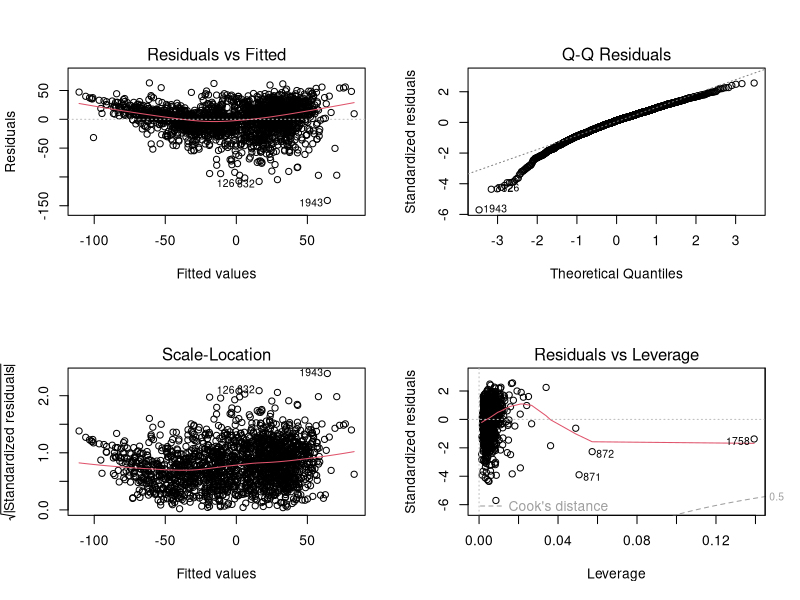
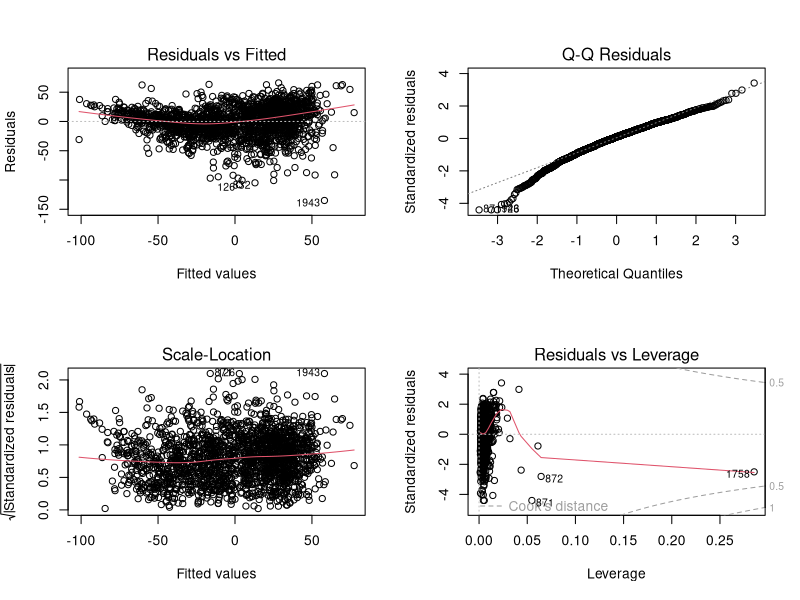

Here is the R script that generated these plots, in order: (Note: this script raises an error after producing the figures.)
# Load necessary library
library(readr)

setwd('C:\\Users\\tyb_l\\Documents\\STAT 444 project\\Initial fit')
# Load the data
data <- read_csv("STAT 444 project data RAW.csv")

normalize_column <- function(column) {
  mean_val <- mean(column, na.rm = TRUE)
  se_val <- sd(column, na.rm = TRUE) / sqrt(length(column[!is.na(column)]))
  normalized_column <- (column - mean_val) / se_val
  return(normalized_column)
}


# Apply the normalization to all numeric columns in the data frame
normalized_data <- data.frame(lapply(data, function(column) {
  if(is.numeric(column)) {
    normalize_column(column)
  } else {
    column
  }
}))

# View the normalized data
head(normalized_data)



# Remove rows with missing 'total_demand(mw)'
clean_data <- na.omit(normalized_data, cols = "total_demand(mw)")

# norm_data <- clean_data - 

# Fit the linear regression model using all other variables
# model <- lm(`total_demand(mw)` ~ . - date_1 - date_2, data = clean_data)
clean_data$temp2_max.c.
model <- lm(total_demand.mw. ~ . 
            - date_1 - date_2
            - temp2.c. - `temp2_min.c.`
            - `wind_speed50_ave.m.s.`
            - `max_generation.mw.`, data = clean_data)
# Summary of the model
summary(model)

# Plotting the diagnostics
par(mfrow = c(2, 2))
plot(model)

# Calculate residuals
residuals <- residuals(model)

# Calculate MSE
mse <- mean(residuals^2)

# Print MSE
print(mse)
print(residuals)
sum(data$`temp2_ave(c)`)
str(data$`temp2_ave(c)`)


# WLS ---------------------------------------------------------------------

#define weights to use
wt <- 1 / lm(abs(model$residuals) ~ model$fitted.values)$fitted.values^2
wls_model <- lm(total_demand.mw. ~ . 
                - date_1 - date_2
                - temp2.c. - `temp2_min.c.`
                - `wind_speed50_ave.m.s.`
                - `max_generation.mw.`, data = clean_data,
                weights = wt)
summary(wls_model)

# Plotting the diagnostics
par(mfrow = c(2, 2))
plot(wls_model)

# Calculate residuals
wls_residuals <- residuals(wls_model)

# Calculate MSE
wls_mse <- mean(wls_residuals^2)
wls_mse


# KNN ------------------------------------------------------------------------
library(FNN)
# Let's try a few values for k
#
# Drop unwanted columns
knn_data <- clean_data %>% select(-date_1, -date_2, -temp2.c., -temp2_min.c., -wind_speed50_ave.m.s., -max_generation.mw.)

# Prepare data for KNN regression
x <- as.matrix(knn_data %>% select(-total_demand.mw.))
y <- knn_data$total_demand.mw.

# Fit KNN models with different values of k
knn.fit5 <- knn.reg(train = x, y = y, k = 5)
knn.fit21 <- knn.reg(train = x, y = y, k = 21)
knn.fit51 <- knn.reg(train = x, y = y, k = 51)
